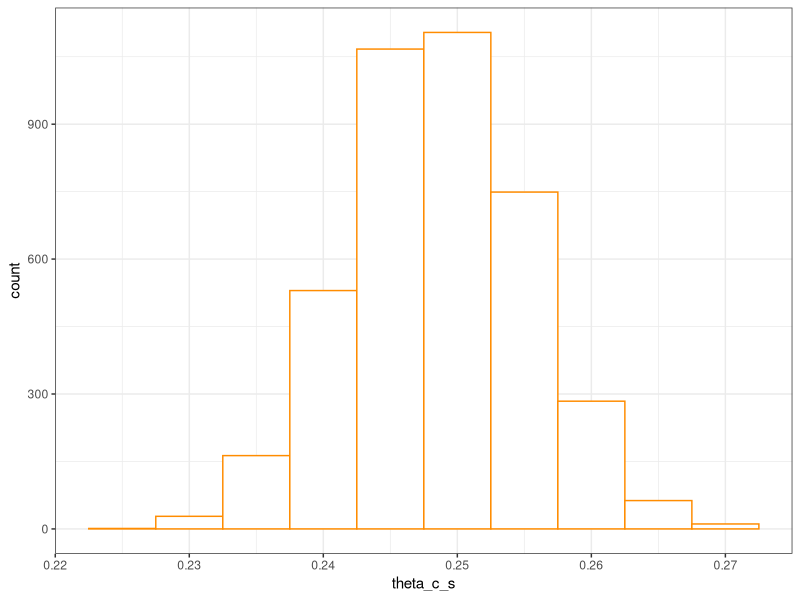
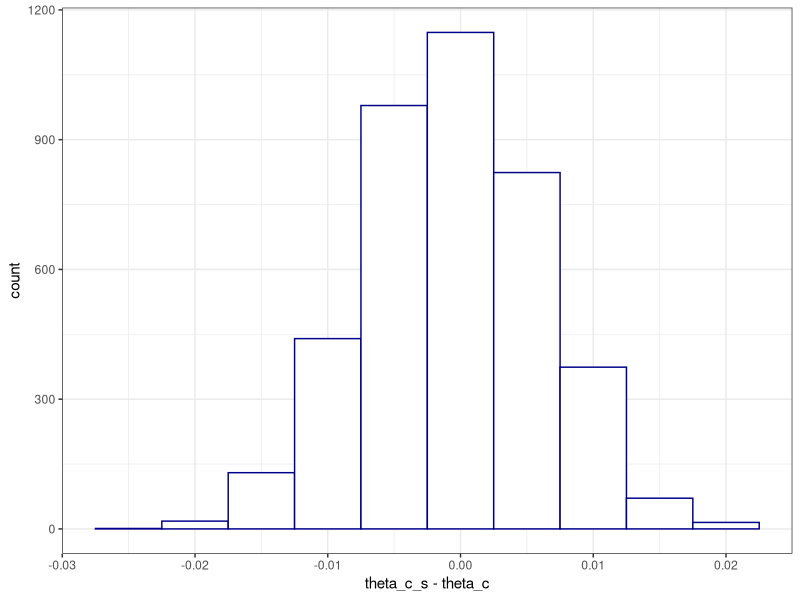
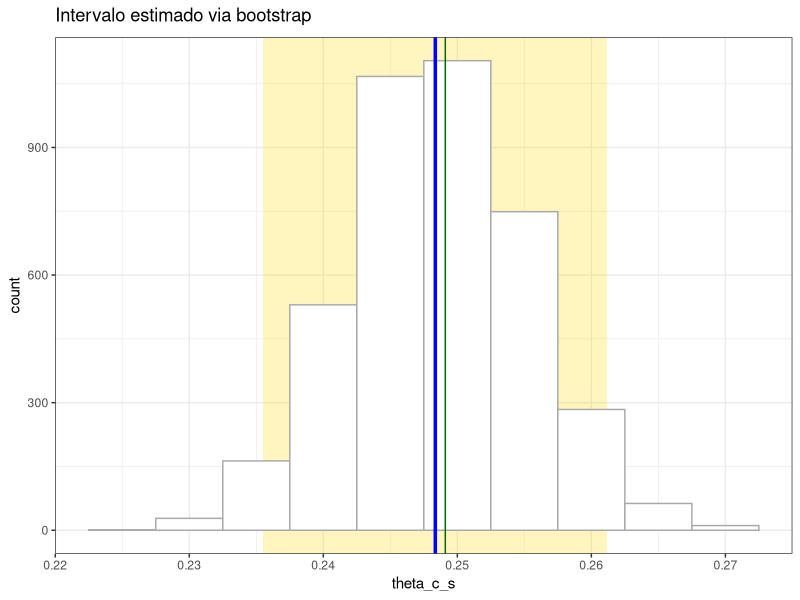

These charts were generated, in order, by the following R code: (Note: this script raises an error after producing the figures.)
## ---- chunk 1
knitr::opts_chunk$set(echo = TRUE)
library(tidyverse)
theme_set(theme_bw())
## ---- chunk 2
set.seed(12345)

lastfm = read_csv(here::here("data/experimento-lastfm.csv"), 
                  col_types = cols(.default = col_double(), 
                                   user = col_character()))

lastfm = lastfm %>% 
  sample_n(300) %>% 
  select(news, old, mediana_pop)

glimpse(lastfm)
## ---- chunk 3
mylastfm = lastfm %>% 
  mutate(news_prop_artist = (news/(news+old)))

funcao_theta = function(df) {
  df %>%
    pull(news_prop_artist) %>%
    mean()
}

theta = funcao_theta(mylastfm)

set.seed(1212)
amostra = mylastfm %>%
  sample_n(200)

theta_c = funcao_theta(amostra)
## ---- chunk 4
repeticoes = 4000 # pelo menos 2000, mas mais não faz mal.

um_bootstrap <- function(x){
  news_prop_artist = x %>% pull(news_prop_artist)
  boot_x <- sample(news_prop_artist,           # amostre dos dados
                   size = NROW(news_prop_artist), # tamanho igual ao recebido
                   replace = TRUE) # aqui é o bootstrap
  return(mean(boot_x))
}

set.seed(1212)

# A REAMOSTRAGEM
reamostragens = tibble(i = 1:repeticoes) %>% 
  mutate(theta_c_s = map_dbl(i, ~ um_bootstrap(mylastfm)))

reamostragens
## ---- chunk 5
reamostragens %>%
  ggplot(aes(x = theta_c_s)) +
  geom_histogram(binwidth = .005,
                 colour = "darkorange",
                 fill = "white")
## ---- chunk 6
reamostragens %>%
  ggplot(aes(x = theta_c_s - theta_c)) +
  geom_histogram(binwidth = .005,
                 colour = "darkblue",
                 fill = "white")
## ---- chunk 7
intervalo = reamostragens %>% 
  mutate(erro = theta_c_s - theta_c) %>% 
  summarise(erro_i = quantile(erro, .025), 
            erro_s = quantile(erro, .975))

intervalo  
## ---- chunk 8
intervalo = intervalo %>% 
  mutate(valor_i = theta_c + erro_i, 
         valor_s = theta_c + erro_s)

intervalo
## ---- chunk 9
ggplot() +
  geom_rect(
    data = intervalo,
    aes(xmin = valor_i, xmax = valor_s),
    ymin = -Inf,
    ymax = Inf,
    fill = "gold",
    alpha = .25
  ) +
  geom_histogram(
    data = reamostragens,
    aes(theta_c_s),
    binwidth = .005,
    fill = "white",
    colour = "darkgrey"
  ) +
  geom_vline(xintercept = theta,
             color = "blue",
             size = 1.2) +
  geom_vline(xintercept = theta_c, color = "dark green") +
  labs(title = expression("Intervalo estimado via bootstrap"))
## ---- chunk 10
library(boot)

theta = function(df, i) {
  df %>%
    slice(i) %>%
    pull(news_prop_artist) %>%
    mean()
}

booted <- boot(data = mylastfm,
               statistic = theta,
               R = 2000)


ci = tidy(booted,
          conf.level = .95,
          conf.method = "bca",
          conf.int = TRUE)

# glimpse(ci)
## ---- chunk 11
mylastfm_two = mylastfm%>%
  filter(mediana_pop > 5) %>%
  mutate(pearson_corr =  cor(mediana_pop, news_prop_artist, method = "pearson"))


funcao_theta = function(df) {
  df %>%
    pull(pearson_corr) %>%
    mean()
}
glimpse(mylastfm_two)
theta = funcao_theta(mylastfm_two)

set.seed(1212)
amostra = mylastfm_two %>%
  sample_n(200)

theta_c = funcao_theta(amostra)
## ---- chunk 12
repeticoes = 4000 # pelo menos 2000, mas mais não faz mal.

um_bootstrap <- function(x){
  pearson_corr = x %>% pull(pearson_corr)
  boot_x <- sample_n(pearson_corr,            # Amostre dos dados
                   size = NROW(pearson_corr), # Tamanho igual ao recebido
                   replace = TRUE)            # aqui é o bootstrap
  return(mean(boot_x))
}

set.seed(1212)

# A REAMOSTRAGEM
reamostragens = tibble(i = 1:repeticoes) %>% 
  mutate(theta_c_s = map_dbl(i, ~ um_bootstrap(mylastfm_two)))

reamostragens
